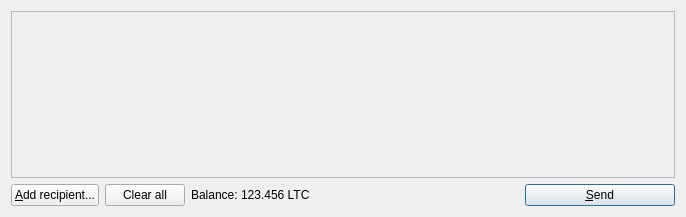
<?xml version="1.0" encoding="UTF-8"?>
<ui version="4.0">
 <class>SendCoinsDialog</class>
 <widget class="QDialog" name="SendCoinsDialog">
  <property name="geometry">
   <rect>
    <x>0</x>
    <y>0</y>
    <width>686</width>
    <height>217</height>
   </rect>
  </property>
  <property name="windowTitle">
   <string>Send Coins</string>
  </property>
  <layout class="QVBoxLayout" name="verticalLayout">
   <item>
    <widget class="QScrollArea" name="scrollArea">
     <property name="widgetResizable">
      <bool>true</bool>
     </property>
     <widget class="QWidget" name="scrollAreaWidgetContents">
      <property name="geometry">
       <rect>
        <x>0</x>
        <y>0</y>
        <width>666</width>
        <height>165</height>
       </rect>
      </property>
      <layout class="QVBoxLayout" name="verticalLayout_2">
       <property name="margin">
        <number>0</number>
       </property>
       <item>
        <layout class="QVBoxLayout" name="entries">
         <property name="spacing">
          <number>6</number>
         </property>
        </layout>
       </item>
       <item>
        <spacer name="verticalSpacer">
         <property name="orientation">
          <enum>Qt::Vertical</enum>
         </property>
         <property name="sizeHint" stdset="0">
          <size>
           <width>20</width>
           <height>40</height>
          </size>
         </property>
        </spacer>
       </item>
      </layout>
     </widget>
    </widget>
   </item>
   <item>
    <layout class="QHBoxLayout" name="horizontalLayout">
     <item>
      <widget class="QPushButton" name="addButton">
       <property name="toolTip">
        <string>Send to multiple recipients at once</string>
       </property>
       <property name="text">
        <string>&amp;Add recipient...</string>
       </property>
       <property name="icon">
        <iconset resource="../bitcoin.qrc">
         <normaloff>:/icons/add</normaloff>:/icons/add</iconset>
       </property>
      </widget>
     </item>
     <item>
      <widget class="QPushButton" name="clearButton">
       <property name="sizePolicy">
        <sizepolicy hsizetype="Minimum" vsizetype="Fixed">
         <horstretch>0</horstretch>
         <verstretch>0</verstretch>
        </sizepolicy>
       </property>
       <property name="text">
        <string>Clear all</string>
       </property>
       <property name="icon">
        <iconset resource="../bitcoin.qrc">
         <normaloff>:/icons/remove</normaloff>:/icons/remove</iconset>
       </property>
       <property name="autoRepeatDelay">
        <number>300</number>
       </property>
      </widget>
     </item>
     <item>
      <layout class="QHBoxLayout" name="horizontalLayout_2">
       <property name="spacing">
        <number>3</number>
       </property>
       <item>
        <widget class="QLabel" name="label">
         <property name="text">
          <string>Balance:</string>
         </property>
        </widget>
       </item>
       <item>
        <widget class="QLabel" name="labelBalance">
         <property name="text">
          <string>123.456 LTC</string>
         </property>
         <property name="textInteractionFlags">
          <set>Qt::LinksAccessibleByMouse|Qt::TextSelectableByKeyboard|Qt::TextSelectableByMouse</set>
         </property>
        </widget>
       </item>
      </layout>
     </item>
     <item>
      <spacer name="horizontalSpacer">
       <property name="orientation">
        <enum>Qt::Horizontal</enum>
       </property>
       <property name="sizeHint" stdset="0">
        <size>
         <width>40</width>
         <height>20</height>
        </size>
       </property>
      </spacer>
     </item>
     <item>
      <widget class="QPushButton" name="sendButton">
       <property name="minimumSize">
        <size>
         <width>150</width>
         <height>0</height>
        </size>
       </property>
       <property name="toolTip">
        <string>Confirm the send action</string>
       </property>
       <property name="text">
        <string>&amp;Send</string>
       </property>
       <property name="icon">
        <iconset resource="../bitcoin.qrc">
         <normaloff>:/icons/send</normaloff>:/icons/send</iconset>
       </property>
       <property name="default">
        <bool>true</bool>
       </property>
      </widget>
     </item>
    </layout>
   </item>
  </layout>
 </widget>
 <resources>
  <include location="../bitcoin.qrc"/>
 </resources>
 <connections/>
</ui>
